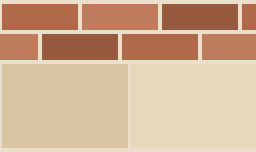
#> input picture docs/documents-context/eserler/emir-han/3d/build/doku/almasik_emir.png, 128 x 76 px, given in place of ust_orto.png, which was not available (shown 2 times larger)
$ python yan_yana_emir.py
#> lines starting #> are read from the running program, lines starting #| are printed output that depends on the picture; pictures that were not available may be replaced by others from this repository, and a replacement may not be noted
# AKAR · Emir Hanı · tepeden render ↔ EHA 1967 çarşı planı (kırpıntı) yan yana ve bindirme; render ↔ fotoğraf yan yana.
# Çalıştırma (Pillow + numpy):  python yan_yana_emir.py [surum]   (varsayılan emir_v01)
# EHA taraması yatayda doğru (75 m = 305 px → 4,07 px/m), dikeyde basık: dikey ölçek Emir Hanı çekirdeğinin 45 m (E)
# olduğu kabulüyle 122 px / 45 m = 2,71 px/m alınır (bu yüzden K–G karşılaştırması döngüsel; yalnız D–B ve avlu oranı sınanır).
import sys, os
import numpy as np
from PIL import Image, ImageDraw
HERE = os.path.dirname(os.path.abspath(__file__)); SURUM = sys.argv[1] if len(sys.argv) > 1 else "emir_v01"
K = os.path.join(os.path.dirname(HERE), "kontrol", SURUM)
REF = os.path.normpath(os.path.join(HERE, *[".."] * 4, "ref")); FOTO = os.path.normpath(os.path.join(HERE, *[".."] * 3, "emir-han"))
PPM = 1400 / 56.0
R = Image.open(os.path.join(K, "ust_orto.png")).convert("RGB")
#> R is the input picture: PIL image 128x76 RGB; mean R, G, B 208.3, 176.7, 146.1
E = Image.open(os.path.join(REF, "bedesten_carsi_eha1967.png")).convert("L")
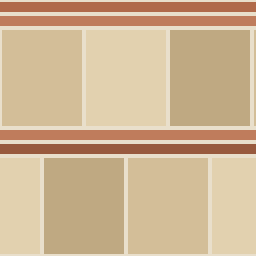
#> input picture docs/documents-context/eserler/emir-han/3d/build/doku/ayak_emir.png, 128 x 128 px, given in place of bedesten_carsi_eha1967.png, which was not available (shown 2 times larger)
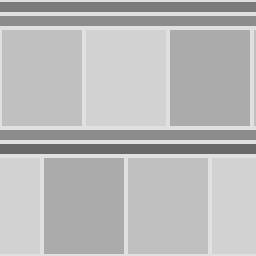
#> E: PIL image 128x128 L (shown 2 times larger); min 105, max 224, mean 185.5
box = (240, 230, 520, 420); E = E.crop(box)
#> after `E = E.crop(box)`: E: PIL image 280x190 L; every value is 0
kx, ky = PPM / 4.07, PPM / 2.71
E = E.resize((int(E.width * kx), int(E.height * ky)), Image.LANCZOS)
#> E: PIL image 1719x1752 L; every value is 0
cx, cy = ((150 + 705) / 2 / 3), ((70 + 435) / 2 / 3)          # çekirdek ortası (kırpıntıda, büyütmeden önce)
L = Image.new("L", R.size, 255); L.paste(E, (int(700 - cx * kx), int(700 - cy * ky)))
#> after `L = Image.new('L', R.size, 255)`: L: PIL image 128x76 L; every value is 255
#> after `L.paste(E, (int(700 - cx * kx), int(700 - cy * ky)))`: L: PIL image 128x76 L; every value is 0
r = np.asarray(R).astype(float); l = np.asarray(L).astype(float)[..., None] / 255.0
#> after `l = np.asarray(L).astype(float)[..., None] / 255.0`: l: shape (76, 128, 1) float64; every value is 0
u = r * (0.35 + 0.65 * l); u[l[..., 0] < 0.45] = [20, 20, 160]
#> after `u = r * (0.35 + 0.65 * l)`:
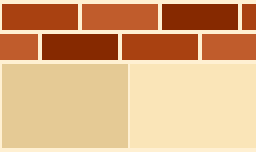
#> u: shape (76, 128, 3) float64 (shown 2 times larger); mean R, G, B 72.9, 61.8, 51.1; drawn with min black and max white
#> after `u[l[..., 0] < 0.45] = [20, 20, 160]`:
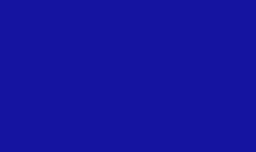
#> u: shape (76, 128, 3) float64 (shown 2 times larger); mean R, G, B 20, 20, 160
B = Image.fromarray(u.clip(0, 255).astype("uint8")); ImageDraw.Draw(B).text((12, 10), "UST orto ↔ EHA 1967 (yatay 4,07 px/m; dikey çekirdek = 45 m kabulü)", fill=(0, 0, 0))
#> after `ImageDraw.Draw(B).text((12, 10), 'UST orto ↔ EHA 1967 (yatay 4,07 px/m`:
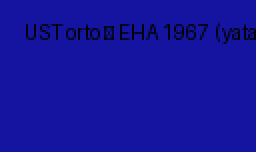
#> B: PIL image 128x76 RGB (shown 2 times larger); mean R, G, B 19.5, 19.5, 155.7
B.save(os.path.join(K, "bindirme_ust_orto.png"))
for foto, rnd, out in (("Emir-Hani-4.jpg", "avlu_ici.png", "yan_yana_avlu.png"),):
    a = Image.open(os.path.join(FOTO, foto)).convert("RGB"); b = Image.open(os.path.join(K, rnd)).convert("RGB")
#> further down, a is the input picture: PIL image 128x128 RGB; mean R, G, B 207.6, 181.6, 147.8
#> (the run stopped early here; a loop or call above may not have finished)
